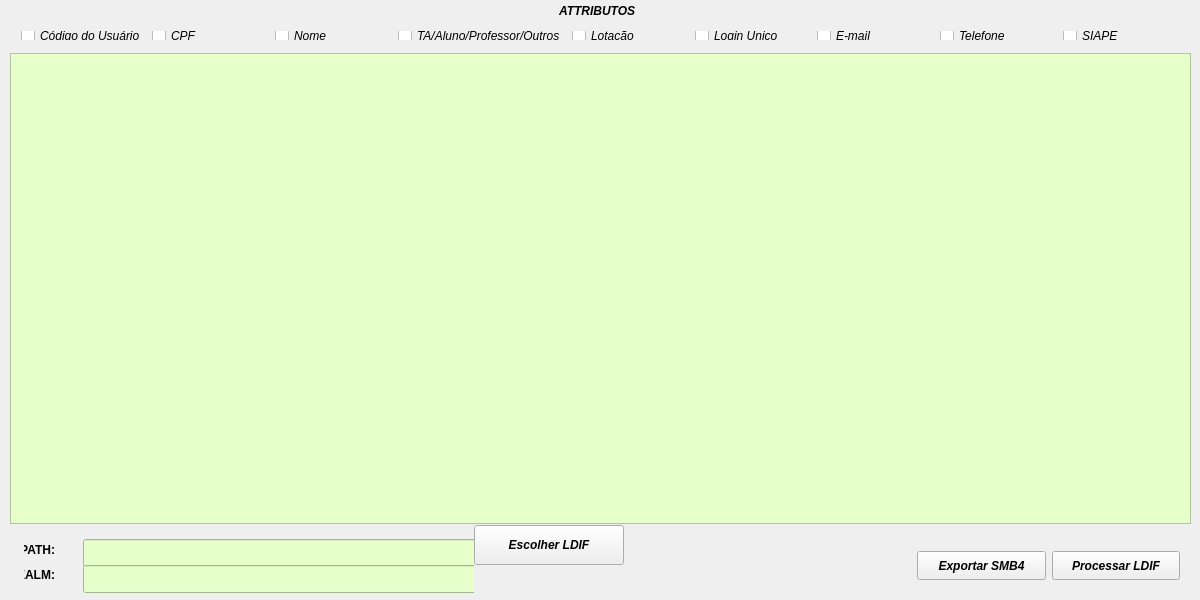
<?xml version="1.0" encoding="UTF-8"?>
<ui version="4.0">
 <class>MainWindow</class>
 <widget class="QMainWindow" name="MainWindow">
  <property name="geometry">
   <rect>
    <x>0</x>
    <y>0</y>
    <width>1200</width>
    <height>600</height>
   </rect>
  </property>
  <property name="minimumSize">
   <size>
    <width>1200</width>
    <height>600</height>
   </size>
  </property>
  <property name="maximumSize">
   <size>
    <width>1200</width>
    <height>600</height>
   </size>
  </property>
  <property name="windowTitle">
   <string>LDAPtoSMB4 v.0.1</string>
  </property>
  <widget class="QWidget" name="centralWidget">
   <widget class="QTableView" name="tableView">
    <property name="geometry">
     <rect>
      <x>10</x>
      <y>53</y>
      <width>1181</width>
      <height>471</height>
     </rect>
    </property>
    <property name="styleSheet">
     <string notr="true">background-color: rgb(231, 255, 202);</string>
    </property>
   </widget>
   <widget class="QWidget" name="horizontalLayoutWidget">
    <property name="geometry">
     <rect>
      <x>906</x>
      <y>540</y>
      <width>285</width>
      <height>51</height>
     </rect>
    </property>
    <layout class="QHBoxLayout" name="horizontalLayout">
     <item>
      <widget class="QPushButton" name="btnExportarSMB4">
       <property name="maximumSize">
        <size>
         <width>150</width>
         <height>50</height>
        </size>
       </property>
       <property name="font">
        <font>
         <weight>75</weight>
         <italic>true</italic>
         <bold>true</bold>
        </font>
       </property>
       <property name="text">
        <string>Exportar SMB4</string>
       </property>
      </widget>
     </item>
     <item>
      <widget class="QPushButton" name="btnProcessarLDIF">
       <property name="maximumSize">
        <size>
         <width>150</width>
         <height>50</height>
        </size>
       </property>
       <property name="font">
        <font>
         <weight>75</weight>
         <italic>true</italic>
         <bold>true</bold>
        </font>
       </property>
       <property name="text">
        <string>Processar LDIF</string>
       </property>
      </widget>
     </item>
    </layout>
   </widget>
   <widget class="QWidget" name="horizontalLayoutWidget_3">
    <property name="geometry">
     <rect>
      <x>10</x>
      <y>20</y>
      <width>1181</width>
      <height>31</height>
     </rect>
    </property>
    <layout class="QHBoxLayout" name="layoutGroupAttr">
     <item>
      <widget class="QCheckBox" name="chkCodigoUsuario">
       <property name="font">
        <font>
         <italic>true</italic>
        </font>
       </property>
       <property name="text">
        <string>Código do Usuário</string>
       </property>
      </widget>
     </item>
     <item>
      <widget class="QCheckBox" name="chkCPF">
       <property name="font">
        <font>
         <italic>true</italic>
        </font>
       </property>
       <property name="text">
        <string>CPF</string>
       </property>
      </widget>
     </item>
     <item>
      <widget class="QCheckBox" name="chkNome">
       <property name="font">
        <font>
         <italic>true</italic>
        </font>
       </property>
       <property name="styleSheet">
        <string notr="true">selection-background-color: rgb(255, 229, 68);</string>
       </property>
       <property name="text">
        <string>Nome</string>
       </property>
      </widget>
     </item>
     <item>
      <widget class="QCheckBox" name="chkTipoVinculo">
       <property name="font">
        <font>
         <italic>true</italic>
        </font>
       </property>
       <property name="text">
        <string>TA/Aluno/Professor/Outros</string>
       </property>
      </widget>
     </item>
     <item>
      <widget class="QCheckBox" name="chkLotacao">
       <property name="font">
        <font>
         <italic>true</italic>
        </font>
       </property>
       <property name="text">
        <string>Lotação</string>
       </property>
      </widget>
     </item>
     <item>
      <widget class="QCheckBox" name="chkLoginUnico">
       <property name="font">
        <font>
         <italic>true</italic>
        </font>
       </property>
       <property name="text">
        <string>Login Único</string>
       </property>
      </widget>
     </item>
     <item>
      <widget class="QCheckBox" name="chkEmail">
       <property name="font">
        <font>
         <italic>true</italic>
        </font>
       </property>
       <property name="text">
        <string>E-mail</string>
       </property>
      </widget>
     </item>
     <item>
      <widget class="QCheckBox" name="chkTelefone">
       <property name="font">
        <font>
         <italic>true</italic>
        </font>
       </property>
       <property name="text">
        <string>Telefone</string>
       </property>
      </widget>
     </item>
     <item>
      <widget class="QCheckBox" name="chkSIAPE">
       <property name="font">
        <font>
         <italic>true</italic>
        </font>
       </property>
       <property name="text">
        <string>SIAPE</string>
       </property>
      </widget>
     </item>
    </layout>
   </widget>
   <widget class="QPushButton" name="btnEscolherLDIF">
    <property name="geometry">
     <rect>
      <x>474</x>
      <y>525</y>
      <width>150</width>
      <height>40</height>
     </rect>
    </property>
    <property name="minimumSize">
     <size>
      <width>150</width>
      <height>40</height>
     </size>
    </property>
    <property name="maximumSize">
     <size>
      <width>150</width>
      <height>40</height>
     </size>
    </property>
    <property name="baseSize">
     <size>
      <width>0</width>
      <height>0</height>
     </size>
    </property>
    <property name="font">
     <font>
      <weight>75</weight>
      <italic>true</italic>
      <bold>true</bold>
     </font>
    </property>
    <property name="text">
     <string>Escolher LDIF</string>
    </property>
   </widget>
   <widget class="QWidget" name="verticalLayoutWidget">
    <property name="geometry">
     <rect>
      <x>13</x>
      <y>532</y>
      <width>53</width>
      <height>61</height>
     </rect>
    </property>
    <layout class="QVBoxLayout" name="verticalLayout_2">
     <item>
      <widget class="QLabel" name="lblPathLDIF">
       <property name="font">
        <font>
         <weight>75</weight>
         <bold>true</bold>
        </font>
       </property>
       <property name="layoutDirection">
        <enum>Qt::LeftToRight</enum>
       </property>
       <property name="text">
        <string>PATH:</string>
       </property>
       <property name="alignment">
        <set>Qt::AlignRight|Qt::AlignTrailing|Qt::AlignVCenter</set>
       </property>
      </widget>
     </item>
     <item>
      <spacer name="verticalSpacer">
       <property name="orientation">
        <enum>Qt::Vertical</enum>
       </property>
       <property name="sizeHint" stdset="0">
        <size>
         <width>25</width>
         <height>25</height>
        </size>
       </property>
      </spacer>
     </item>
     <item>
      <widget class="QLabel" name="lblRealm">
       <property name="font">
        <font>
         <weight>75</weight>
         <bold>true</bold>
        </font>
       </property>
       <property name="text">
        <string>REALM:</string>
       </property>
       <property name="alignment">
        <set>Qt::AlignRight|Qt::AlignTrailing|Qt::AlignVCenter</set>
       </property>
      </widget>
     </item>
    </layout>
   </widget>
   <widget class="QWidget" name="verticalLayoutWidget_2">
    <property name="geometry">
     <rect>
      <x>72</x>
      <y>528</y>
      <width>402</width>
      <height>68</height>
     </rect>
    </property>
    <layout class="QVBoxLayout" name="verticalLayout_4">
     <item>
      <widget class="QLineEdit" name="txtPathLDIF">
       <property name="minimumSize">
        <size>
         <width>400</width>
         <height>28</height>
        </size>
       </property>
       <property name="maximumSize">
        <size>
         <width>400</width>
         <height>28</height>
        </size>
       </property>
       <property name="styleSheet">
        <string notr="true">background-color: rgb(231, 255, 202);</string>
       </property>
       <property name="readOnly">
        <bool>true</bool>
       </property>
      </widget>
     </item>
     <item>
      <widget class="QLineEdit" name="txtRealm">
       <property name="minimumSize">
        <size>
         <width>400</width>
         <height>28</height>
        </size>
       </property>
       <property name="maximumSize">
        <size>
         <width>400</width>
         <height>28</height>
        </size>
       </property>
       <property name="styleSheet">
        <string notr="true">background-color: rgb(231, 255, 202);</string>
       </property>
      </widget>
     </item>
    </layout>
   </widget>
   <widget class="QLabel" name="label">
    <property name="geometry">
     <rect>
      <x>559</x>
      <y>3</y>
      <width>83</width>
      <height>15</height>
     </rect>
    </property>
    <property name="font">
     <font>
      <family>Arial</family>
      <weight>75</weight>
      <italic>true</italic>
      <bold>true</bold>
     </font>
    </property>
    <property name="text">
     <string>ATTRIBUTOS</string>
    </property>
   </widget>
  </widget>
 </widget>
 <layoutdefault spacing="6" margin="11"/>
 <resources/>
 <connections/>
</ui>
